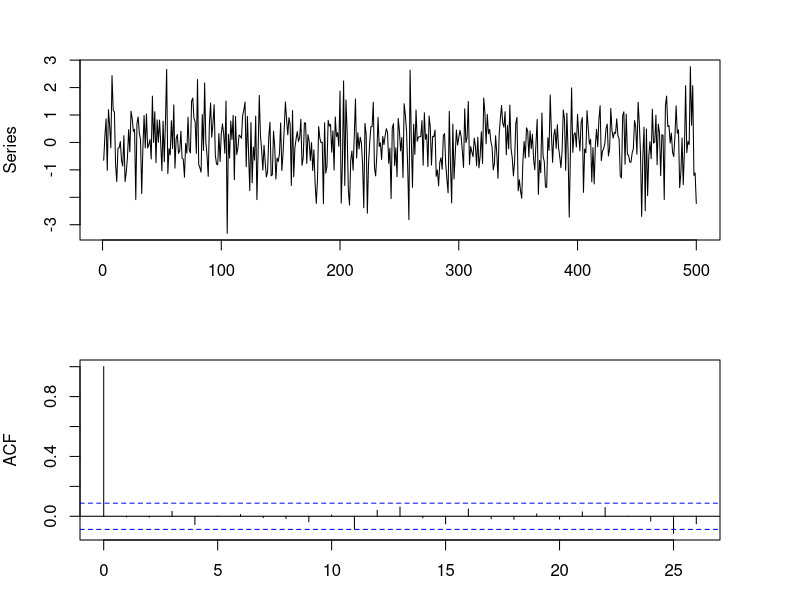
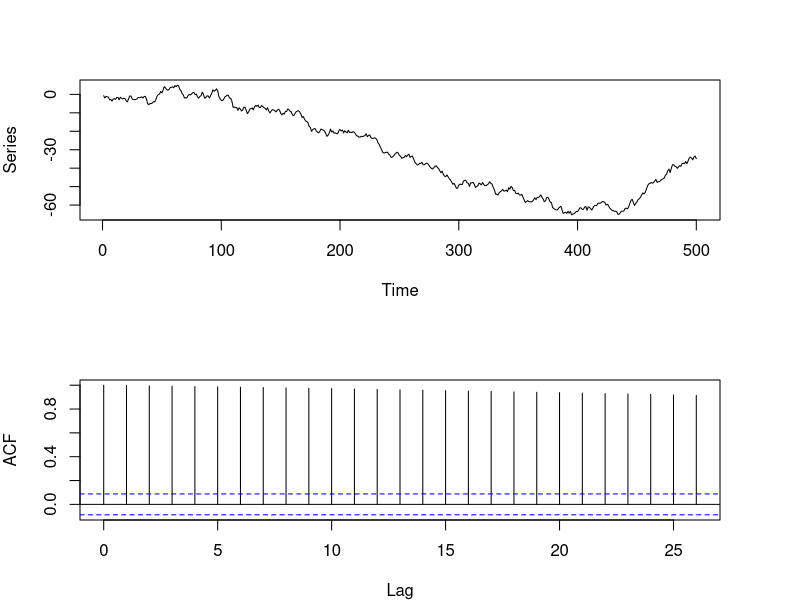
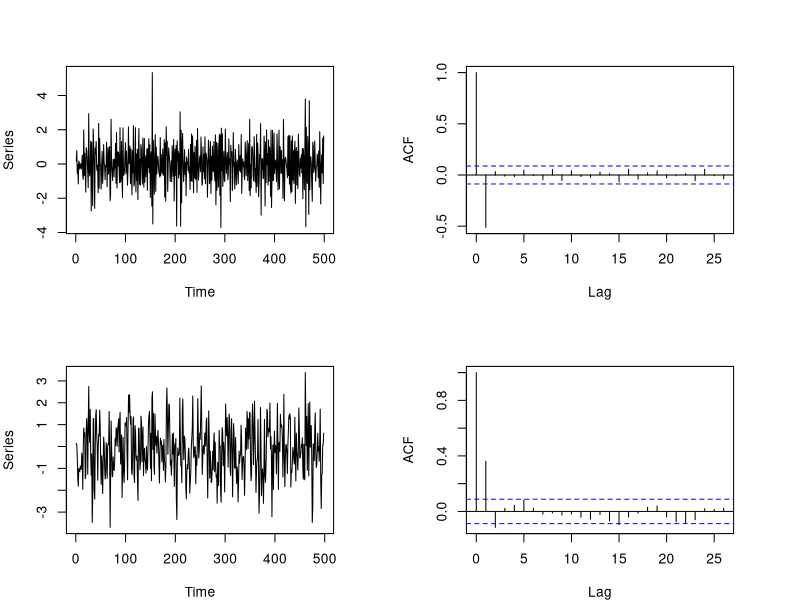
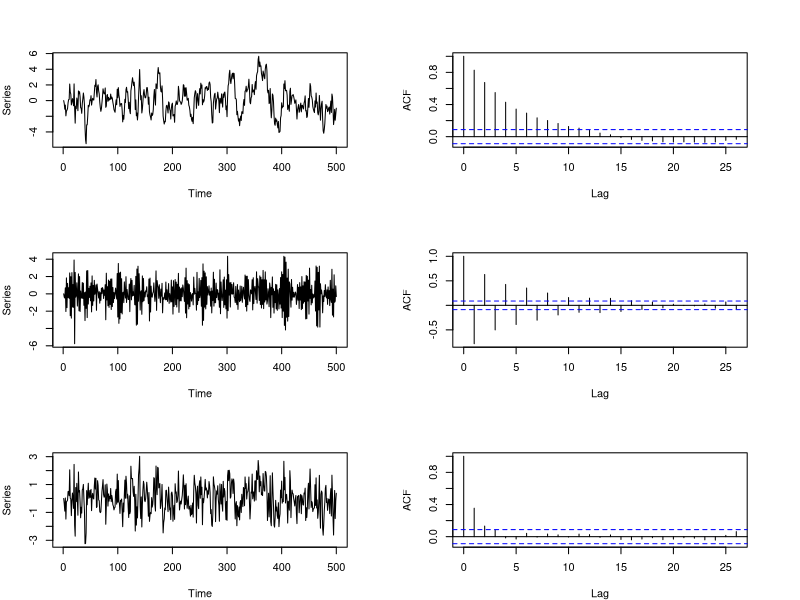
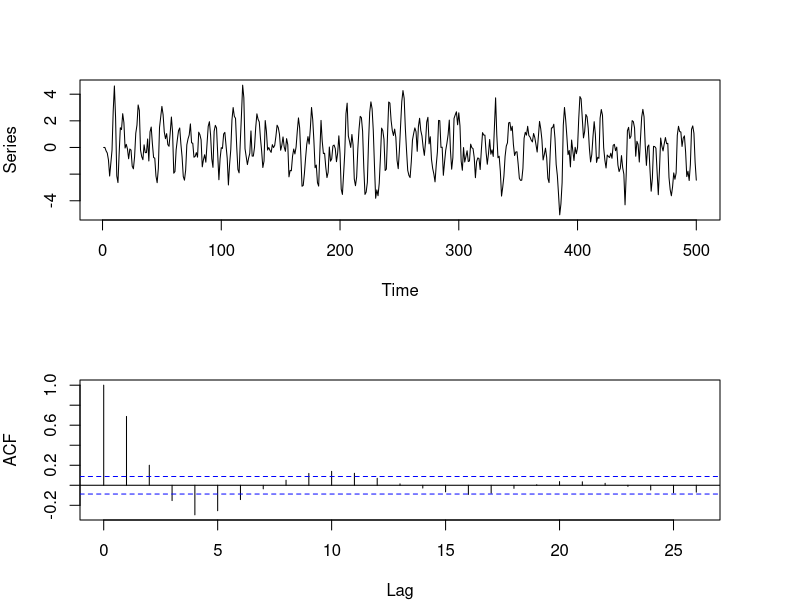
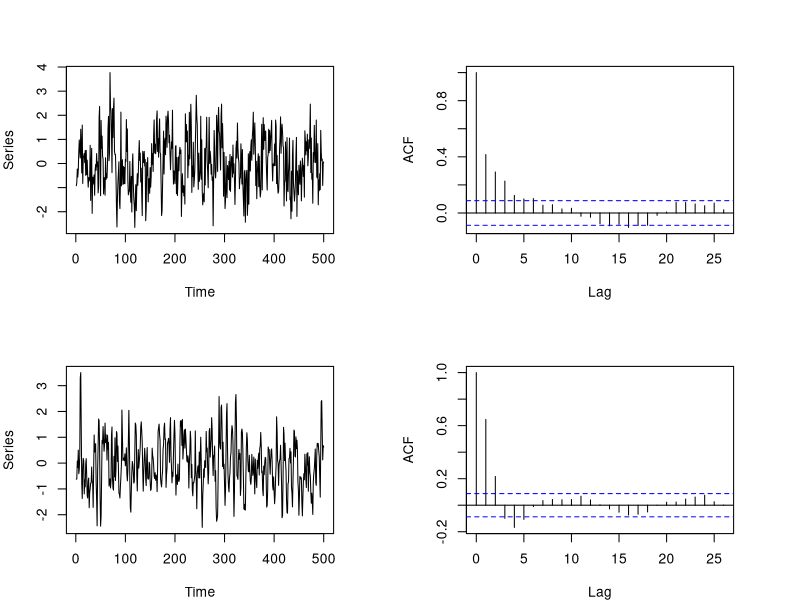
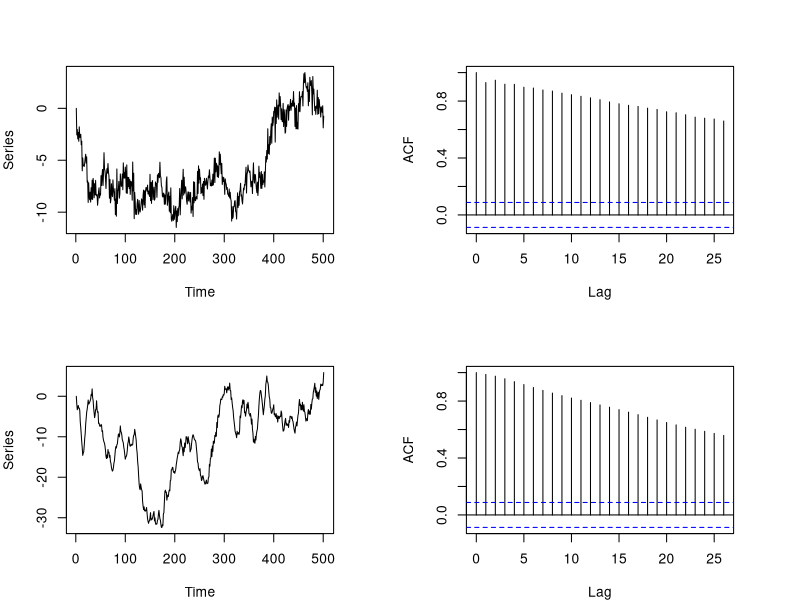
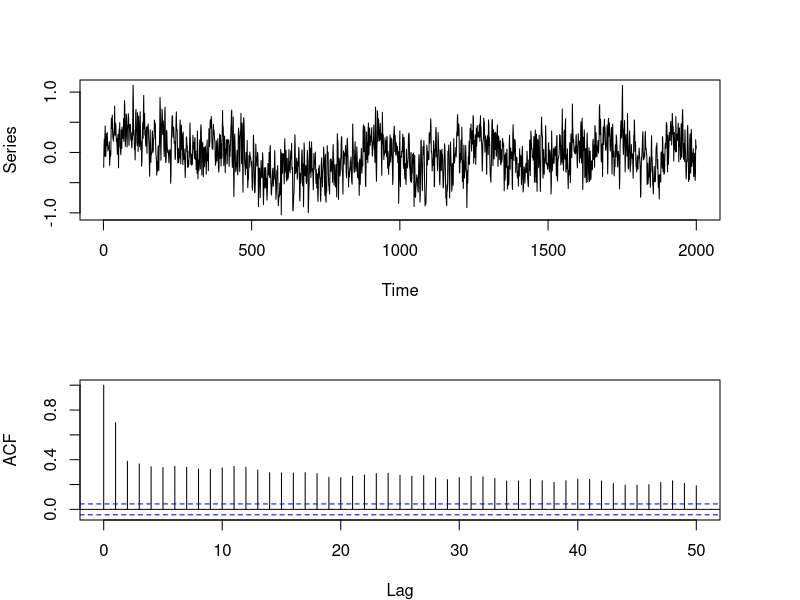

Here is the R script that generated these plots, in order:
z <- rnorm(500, 0, 1)
par(mfrow = c(2,1), mar = c(3,4,3,4))
plot(z, type="l", xlab="Time", ylab="Series")
acf(z, xlab="Lag", ylab="ACF", main="")

n<-500
z<-rnorm(n, 0, 1)
x.rw<-cumsum(z)
par(mfrow = c(2,1), mar=c(4,4,4,4))
plot(x.rw, type="l", xlab="Time", ylab="Series")
acf(x.rw, xlab="Lag", ylab="ACF", main="")

n<-500
z<-rnorm(n)
x.ma1<-z[2:n]-0.8*z[1:(n-1)]
x.ma2<-z[3:n]+0.7*z[2:(n-1)]-0.2*z[1:(n-2)]

par(mfrow=c(2,2), mar=c(4,4,4,4))
plot(x.ma1, type="l", xlab="Time", ylab="Series")
acf(x.ma1, xlab="Lag", ylab="ACF", main="")
plot(x.ma2, type="l", xlab="Time", ylab="Series")
acf(x.ma2, xlab="Lag", ylab="ACF", main="")

n<-500
z<-rnorm(n,0,1)
x.ar1.1<-x.ar1.2<-x.ar1.3<-rep(0,n)
for (i in 2:n){
  x.ar1.1[i]<- 0.8*x.ar1.1[i-1]+z[i]
  x.ar1.2[i]<- -0.8*x.ar1.2[i-1]+z[i]
  x.ar1.3[i]<- 0.3*x.ar1.3[i-1]+z[i]
}

par(mfrow=c(3,2), mar=c(4,4,4,4))
plot(x.ar1.1, type="l", xlab="Time", ylab="Series")
acf(x.ar1.1, xlab="Lag", ylab="ACF", main="")
plot(x.ar1.2, type="l", xlab="Time", ylab="Series")
acf(x.ar1.2, xlab="Lag", ylab="ACF", main="")
plot(x.ar1.3, type="l", xlab="Time", ylab="Series")
acf(x.ar1.3, xlab="Lag", ylab="ACF", main="")

n<-500
z<-rnorm(n,0,1)
x.ar3.1 <-rep(0,n)
for (i in 3:n){
  x.ar3.1[i]<-x.ar3.1[i-1]-0.5*x.ar3.1[i-2]+z[i]
}
par(mfrow=c(2,1))
plot(x.ar3.1, type="l", xlab="Time", ylab="Series")
acf(x.ar3.1, xlab="Lag", ylab="ACF", main="")

x1 <- arima.sim(n=500, list(ar=0.7, ma=-0.4))
x2 <- arima.sim(n=500, list(ar=c(0.9, -0.5), ma=c(-0.2,0.25)), sd=sqrt(0.5))
par(mfrow=c(2,2))
plot(x1, type="l", xlab="Time", ylab="Series")
acf(x1, xlab="Lag", ylab="ACF", main="")
plot(x2, type="l", xlab="Time", ylab="Series")
acf(x2, xlab="Lag", ylab="ACF", main="")

y1<-arima.sim(list(order=c(1,1,1), ar=-0.5, ma=-0.3), n=500)
y2<-arima.sim(list(order=c(1,1,2), ar=0.3, ma=c(-0.3,0.5)), n=500)
par(mfrow=c(2,2))
plot(y1, type="l", xlab="Time", ylab="Series")
acf(y1, xlab="Lag", ylab="ACF", main="")
plot(y2, type="l", xlab="Time", ylab="Series")
acf(y2, xlab="Lag", ylab="ACF", main="")

library("fracdiff")
x<-fracdiff.sim(2000, ar=0.3, ma=c(-0.3, 0.5), d=0.4, sd=0.2)
names(x)
par(mfrow=c(2,1))
plot(x$series, type="l", xlab="Time", ylab="Series")
acf(x$series, 50, xlab="Lag", ylab="ACF", main="")

xx <- arima.sim(list(order=c(1,1,1), ar=0.3, ma=0.9), n = 500)
yy <- fracdiff.sim(500, ar=0.3, ma=c(-0.3, 0.5), d=0.45)
par(mfrow=c(2,2))
plot(xx, type="l", xlab="Time", ylab="Series")
acf(xx, xlab="Lag", ylab="ACF", main="")
plot(yy$series, type="l", xlab="Time", ylab="Series")
acf(yy$series, xlab="Lag", ylab="ACF", main="")